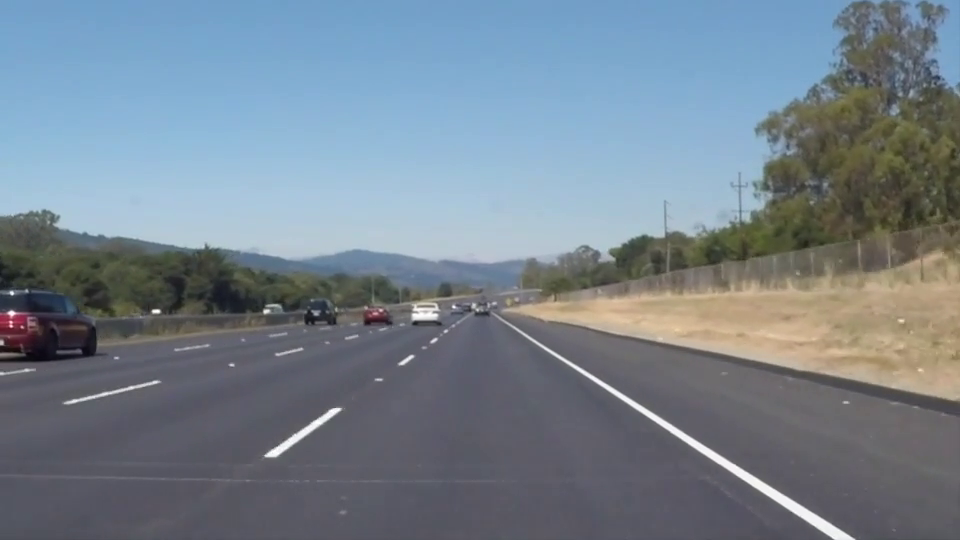
#> input picture frame 22 of Lane_Detection/Lane_Hough_TF/Car2.mp4, 960 x 540 px, given in place of Car1.mp4, which was not available
$ python lane_detection_enhanced.py
#> lines starting #> are read from the running program, lines starting #| are printed output that depends on the picture; after the words box and inside, x2 and y2 are one past the last pixel; in counts of white or black regions, pixels touching at a corner belong together; pictures that were not available may be replaced by others from this repository, and a replacement may not be noted
import cv2
import numpy as np

# --- Helper Functions ---
def region_of_interest(img, vertices):
    """Apply an image mask defined by vertices."""
    mask = np.zeros_like(img)
    cv2.fillPoly(mask, vertices, 255)
    masked_image = cv2.bitwise_and(img, mask)
    return masked_image

# [6 lines left out: function draw_lines, not called in this run]

def resize_image(image, width, height):
    """Resize an image to a fixed size."""
    return cv2.resize(image, (width, height))

def average_line(lines):
    """Average a group of lines to produce one representative line.
       Returns a tuple (slope, intercept)."""
    if len(lines) == 0:
        return None
    slope_sum = 0
    intercept_sum = 0
    count = 0
    for x1, y1, x2, y2 in lines:
        if (x2 - x1) == 0:  # avoid division by zero
            continue
        slope = (y2 - y1) / (x2 - x1)
        intercept = y1 - slope * x1
        slope_sum += slope
        intercept_sum += intercept
        count += 1
    if count == 0:
        return None
    avg_slope = slope_sum / count
    avg_intercept = intercept_sum / count
    return avg_slope, avg_intercept

# --- Kalman Filter Setup for 1D deviation ---
# We use OpenCV's KalmanFilter with 1 dynamic parameter (state) and 1 measurement.
kalman = cv2.KalmanFilter(1, 1)
kalman.measurementMatrix = np.array([[1]], np.float32)   # Direct measurement
kalman.transitionMatrix = np.array([[1]], np.float32)      # State doesn't change unless updated
kalman.processNoiseCov = np.array([[1e-5]], np.float32)     # Process (model) noise covariance
kalman.measurementNoiseCov = np.array([[1e-1]], np.float32) # Measurement noise covariance
kalman.errorCovPost = np.array([[1]], np.float32)           # Initial estimation error

# --- Setup Video Capture and Create Trackbar for Threshold ---
cap = cv2.VideoCapture('Car1.mp4')

# Create (or re-use) the display window and attach a trackbar for threshold adjustment.
cv2.namedWindow('Lane Detection - Combined View')
initial_threshold = 70
max_threshold = 200
cv2.createTrackbar('Threshold', 'Lane Detection - Combined View', initial_threshold, max_threshold, lambda x: None)

while cap.isOpened():
    ret, frame = cap.read()
#> frame is the input picture: shape (540, 960, 3); mean B, G, R 142.2, 130.7, 117.9
    if not ret:
        break

    height, width = frame.shape[:2]

    # Preprocess the frame
    gray = cv2.cvtColor(frame, cv2.COLOR_BGR2GRAY)
    blur = cv2.GaussianBlur(gray, (5, 5), 0)
    edges = cv2.Canny(blur, 10, 60)
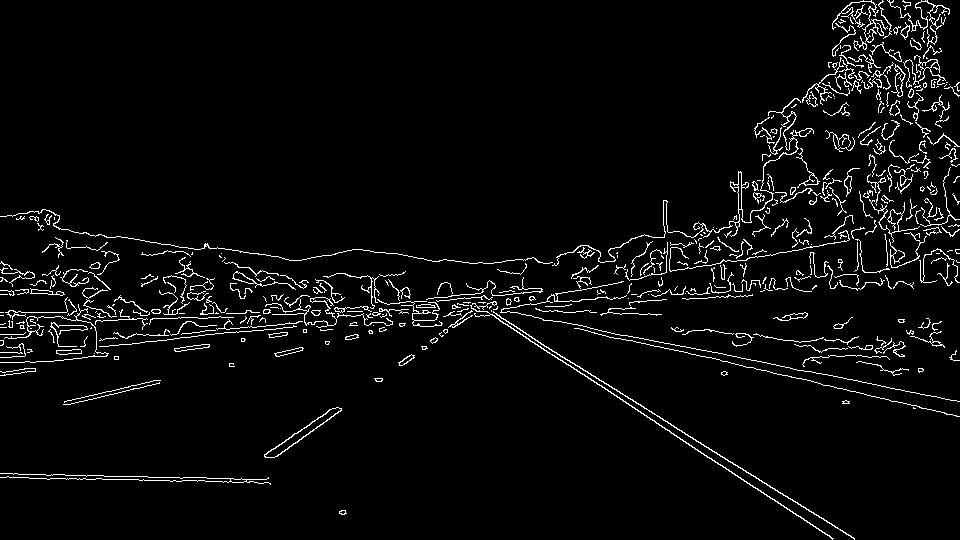
#> edges: shape (540, 960); 4% white in thin lines or dots

    # Define ROI vertices (adjust as needed)
    roi_vertices = [(0, height), (width // 2, height // 3), (width, height)]
    cropped_edges = region_of_interest(edges, np.array([roi_vertices], np.int32))
#> in region_of_interest, `masked_image = cv2.bitwise_and(img, mask)`:
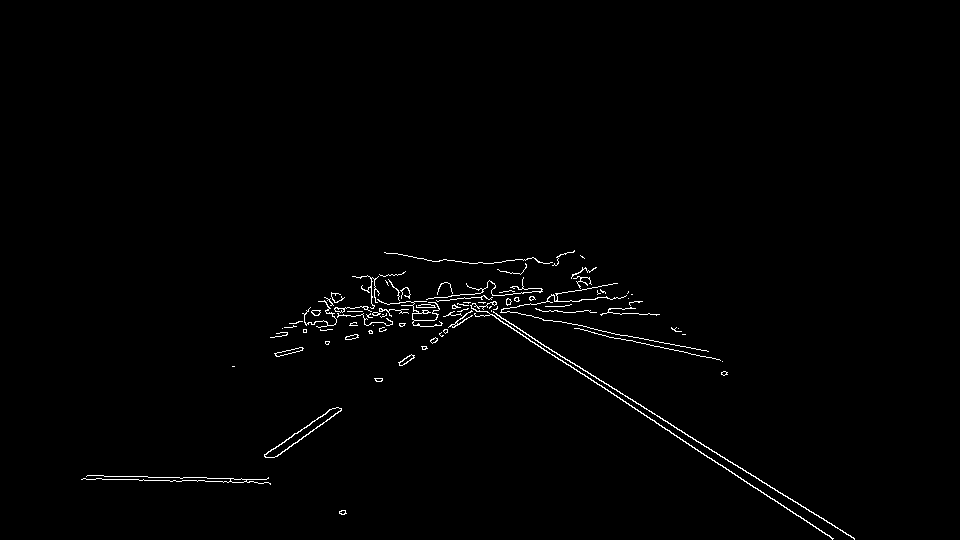
#> masked_image: shape (540, 960); 0.97% white in thin lines or dots, all inside (x1, y1, x2, y2) = (81, 250, 855, 540)

    # Detect lines using Hough transform
    lines = cv2.HoughLinesP(cropped_edges, rho=1, theta=np.pi/180, threshold=30,
                            minLineLength=50, maxLineGap=150)
#> lines = 40 rows, first 6: [397, 253, 854, 538], [394, 253, 833, 538], [396, 253, 854, 539], [225, 481, 564, 253], [443, 283, 669, 430], [83, 478, 253, 481]

    # Separate lines into left and right lane lines based on slope
    left_lines = []
    right_lines = []
    if lines is not None:
        for line in lines:
            x1, y1, x2, y2 = line[0]
            if (x2 - x1) == 0:
                continue  # avoid division by zero
            slope = (y2 - y1) / (x2 - x1)
            if slope < -0.5:
                left_lines.append(line[0])
            elif slope > 0.5:
                right_lines.append(line[0])
#> this loop made 40 passes
#> (x1, y1, x2, y2, slope) on passes 1 to 8: (397, 253, 854, 538, 0.624), (394, 253, 833, 538, 0.649), (396, 253, 854, 539, 0.624), (225, 481, 564, 253, -0.673), (443, 283, 669, 430, 0.65), (83, 478, 253, 481, 0.0176), (371, 285, 719, 359, 0.213), (307, 311, 607, 285, -0.0867)
#> after the loop, left_lines = [[225, 481, 564, 253], [242, 482, 537, 260], [223, 482, 561, 254], [297, 442, 537, 261]]; right_lines = [[397, 253, 854, 538], [394, 253, 833, 538], [396, 253, 854, 539], [443, 283, 669, 430]]

    # Average the lines to get one representative line for each lane
    left_lane = average_line(left_lines)
#> the loop in average_line, `for x1, y1, x2, y2 in lines:` made 4 passes
#> (x1, y1, x2, y2, slope, intercept, slope_sum, intercept_sum) on passes 1 to 4: (225, 481, 564, 253, -0.673, 632.3, -0.673, 632.3), (242, 482, 537, 260, -0.753, 664.1, -1.43, 1296.4), (223, 482, 561, 254, -0.675, 632.4, -2.1, 1928.9), (297, 442, 537, 261, -0.754, 666, -2.85, 2594.9)
#> after the loop in average_line, `for x1, y1, x2, y2 in lines:`: count = 4; intercept_sum = 2594.9; slope_sum = -2.85
#> in average_line, `avg_slope = slope_sum / count`: avg_slope = -0.713
#> in average_line, `avg_intercept = intercept_sum / count`: avg_intercept = 648.7
#> left_lane = (-0.713, 648.7)
    right_lane = average_line(right_lines)
#> the loop in average_line (call 2), `for x1, y1, x2, y2 in lines:` made 4 passes
#> (x1, y1, x2, y2, slope, intercept, slope_sum, intercept_sum) on passes 1 to 4: (397, 253, 854, 538, 0.624, 5.42, 0.624, 5.42), (394, 253, 833, 538, 0.649, -2.79, 1.27, 2.63), (396, 253, 854, 539, 0.624, 5.72, 1.9, 8.35), (443, 283, 669, 430, 0.65, -5.15, 2.55, 3.2)
#> right_lane = (0.637, 0.801)

    lane_center = None
    filtered_deviation = 0  # default value if no lane is detected
    if left_lane is not None and right_lane is not None:
        left_slope, left_intercept = left_lane
#> left_slope = -0.713; left_intercept = 648.7
        right_slope, right_intercept = right_lane
#> right_slope = 0.637; right_intercept = 0.801

        # Choose a fixed y (here, bottom of the frame) to compute x coordinates
        y_fixed = height
        left_x = int((y_fixed - left_intercept) / left_slope)
#> left_x = 152
        right_x = int((y_fixed - right_intercept) / right_slope)
#> right_x = 846
        lane_center = (left_x + right_x) / 2
#> lane_center = 499

        # Draw lane boundaries for visualization
        cv2.line(frame, (left_x, y_fixed), (left_x, int(y_fixed/2)), (255, 0, 0), 5)
        cv2.line(frame, (right_x, y_fixed), (right_x, int(y_fixed/2)), (255, 0, 0), 5)

    # Assume the car's center is at the horizontal center of the frame.
    car_center = width // 2

    # --- Kalman Filter update for deviation ---
    if lane_center is not None:
        # Compute current deviation: positive if lane center is to the right of car center
        current_deviation = lane_center - car_center
#> current_deviation = 19

        measurement = np.array([[np.float32(current_deviation)]])
#> measurement = [19]
        kalman.predict()
        estimated = kalman.correct(measurement)
#> estimated = [17.27]
        filtered_deviation = estimated[0, 0]
#> filtered_deviation = 17.27

        # Draw lane center (blue circle) and car center (red circle)
        cv2.circle(frame, (int(lane_center), height), 8, (255, 0, 0), -1)
#> frame: shape (540, 960, 3); mean B, G, R 143.3, 129.9, 117
        cv2.circle(frame, (car_center, height), 8, (0, 0, 255), -1)
#> frame: shape (540, 960, 3); mean B, G, R 143.3, 129.9, 117.1
        cv2.line(frame, (car_center, height), (int(lane_center), height), (0, 255, 255), 2)
#> frame: shape (540, 960, 3); mean B, G, R 143.3, 129.9, 117.1
        cv2.putText(frame, f"Deviation: {int(filtered_deviation)} px", (50, height - 30),
                    cv2.FONT_HERSHEY_SIMPLEX, 1, (0, 255, 255), 2)
    else:
        cv2.putText(frame, "Lane Not Detected", (50, 50),
                    cv2.FONT_HERSHEY_SIMPLEX, 1, (0, 0, 255), 2)

    # --- Use Trackbar Value as Threshold ---
    threshold = cv2.getTrackbarPos('Threshold', 'Lane Detection - Combined View')
    if threshold == 0:
        threshold = 1  # avoid division by zero

    # Determine lane status based on filtered deviation
    status_filtered = "Unknown"
    if lane_center is not None:
        if abs(filtered_deviation) < threshold:
            status_filtered = "On Lane - filtered"
        else:
            status_filtered = "Off Lane - filtered"
        cv2.putText(frame, status_filtered, (50, 50), cv2.FONT_HERSHEY_SIMPLEX, 1, (0, 0, 255), 2)

    # Determine lane status based on unfiltered deviation
    status_unfiltered = "Unknown"
    if lane_center is not None:
        if abs(lane_center - car_center) < threshold:
            status_unfiltered = "On Lane - NOT filtered"
        else:
            status_unfiltered = "Off Lane - NOT filtered"
        cv2.putText(frame, status_unfiltered, (50, 100), cv2.FONT_HERSHEY_SIMPLEX, 1, (0, 0, 255), 2)

    # --- Create Slider Overlay ---
    # Parameters for slider overlay
    slider_width, slider_height = 300, 50
    slider_img = np.zeros((slider_height, slider_width, 3), dtype=np.uint8)
    slider_img[:] = (50, 50, 50)  # background color

    # Draw horizontal line (slider axis)
    cv2.line(slider_img, (0, slider_height // 2), (slider_width, slider_height // 2), (255, 255, 255), 2)
    # Label the left, center, and right positions using the threshold as scale
    cv2.putText(slider_img, f"-{threshold}", (5, slider_height - 5), cv2.FONT_HERSHEY_SIMPLEX, 0.5, (255,255,255), 1)
    cv2.putText(slider_img, "0", (slider_width//2 - 10, slider_height - 5), cv2.FONT_HERSHEY_SIMPLEX, 0.5, (255,255,255), 1)
    cv2.putText(slider_img, f"{threshold}", (slider_width - 50, slider_height - 5), cv2.FONT_HERSHEY_SIMPLEX, 0.5, (255,255,255), 1)

    # Helper function to map a deviation value to a slider x-position
    def get_slider_pos(dev, thr, width_slider):
        pos = int(width_slider // 2 + (dev / thr) * (width_slider // 2))
        return max(0, min(width_slider - 1, pos))

    if lane_center is not None:
        unfiltered_dev = lane_center - car_center  # raw deviation
#> unfiltered_dev = 19
        filt_dev = filtered_deviation              # filtered deviation
#> filt_dev = 17.27

        pos_unfiltered = get_slider_pos(unfiltered_dev, threshold, slider_width)
#> in get_slider_pos, `pos = int(width_slider // 2 + (dev / thr) * (width_slider // 2))`: pos = 190
#> pos_unfiltered = 190
        pos_filtered = get_slider_pos(filt_dev, threshold, slider_width)
#> pos_filtered = 187

        # Draw markers for unfiltered (red) and filtered (yellow) deviations
        cv2.circle(slider_img, (pos_unfiltered, slider_height // 2), 5, (0, 0, 255), -1)
        cv2.circle(slider_img, (pos_filtered, slider_height // 2), 5, (0, 255, 255), -1)
#> slider_img: shape (50, 300, 3); mean of channels 0, 1, 2 63.2, 64.6, 65.1

        # Optionally, label the marker values above the slider
        cv2.putText(slider_img, f"{unfiltered_dev:.1f}", (pos_unfiltered - 20, slider_height // 2 - 10),
                    cv2.FONT_HERSHEY_SIMPLEX, 0.4, (0, 0, 255), 1)
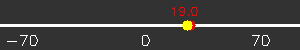
#> slider_img: shape (50, 300, 3); mean of channels 0, 1, 2 63, 64.4, 65.9; drawn as B, G, R
        cv2.putText(slider_img, f"{filt_dev:.1f}", (pos_filtered - 20, slider_height // 2 - 25),
                    cv2.FONT_HERSHEY_SIMPLEX, 0.4, (0, 255, 255), 1)
#> slider_img: shape (50, 300, 3); 0.05% of pixels changed, all inside (x1, y1, x2, y2) = (171, 0, 194, 1)

    # --- Create a Combined Debug View ---
    resized_blur = resize_image(blur, 400, 300)
    resized_edges = resize_image(edges, 400, 300)
    resized_cropped_edges = resize_image(cropped_edges, 400, 300)
    resized_frame = resize_image(frame, 400, 300)
#> call 4 of resize_image, with width = 400, height = 300
#> in resize_image (call 4), `return cv2.resize(image, (width, height))`:
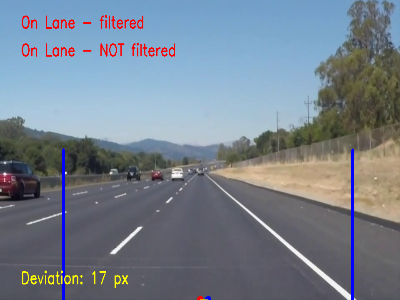
#> returned value: shape (300, 400, 3); mean of channels 0, 1, 2 141.4, 129.1, 118.5; drawn as B, G, R

    resized_blur_bgr = cv2.cvtColor(resized_blur, cv2.COLOR_GRAY2BGR)
    resized_edges_bgr = cv2.cvtColor(resized_edges, cv2.COLOR_GRAY2BGR)
    resized_cropped_edges_bgr = cv2.cvtColor(resized_cropped_edges, cv2.COLOR_GRAY2BGR)

    top_row = cv2.hconcat([resized_blur_bgr, resized_edges_bgr])
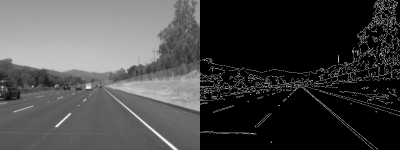
#> top_row: shape (300, 800, 3) (shown at 1/2 size); min 0, max 255, mean 69.2
    bottom_row = cv2.hconcat([resized_cropped_edges_bgr, resized_frame])
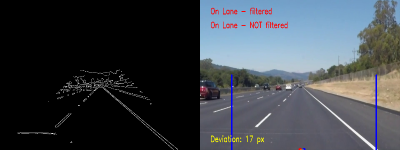
#> bottom_row: shape (300, 800, 3) (shown at 1/2 size); mean B, G, R 71.9, 65.8, 60.5
    combined_image = cv2.vconcat([top_row, bottom_row])

    # Overlay the slider in the top right corner of the combined image
    comb_height, comb_width = combined_image.shape[:2]
    # Make sure the region is within the image boundaries
    if comb_width >= slider_width and comb_height >= slider_height:
        combined_image[0:slider_height, comb_width - slider_width:comb_width] = slider_img
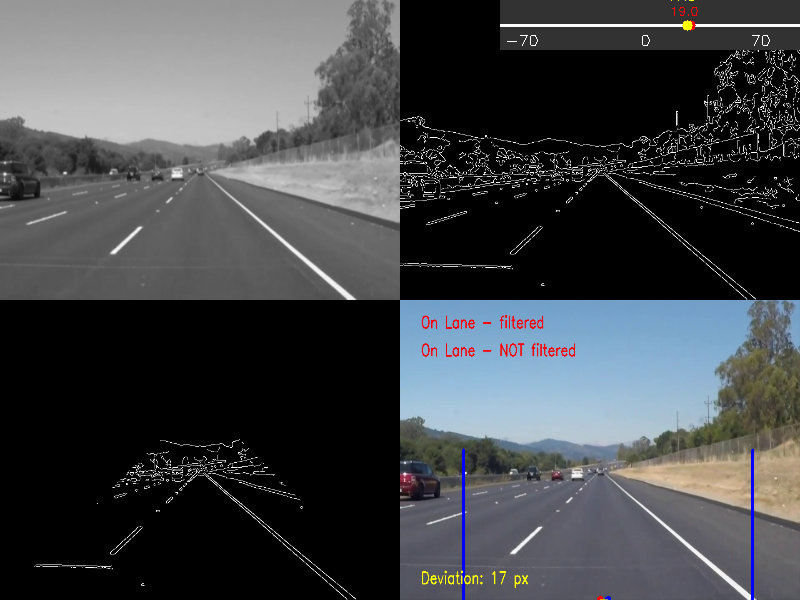
#> combined_image: shape (600, 800, 3); mean B, G, R 72.2, 69.2, 66.6

    cv2.imshow("Lane Detection - Combined View", combined_image)

    if cv2.waitKey(1) & 0xFF == ord('q'):
#> (key q is pressed here)
        break

cap.release()
cv2.destroyAllWindows()

$ run again, starting later in the video
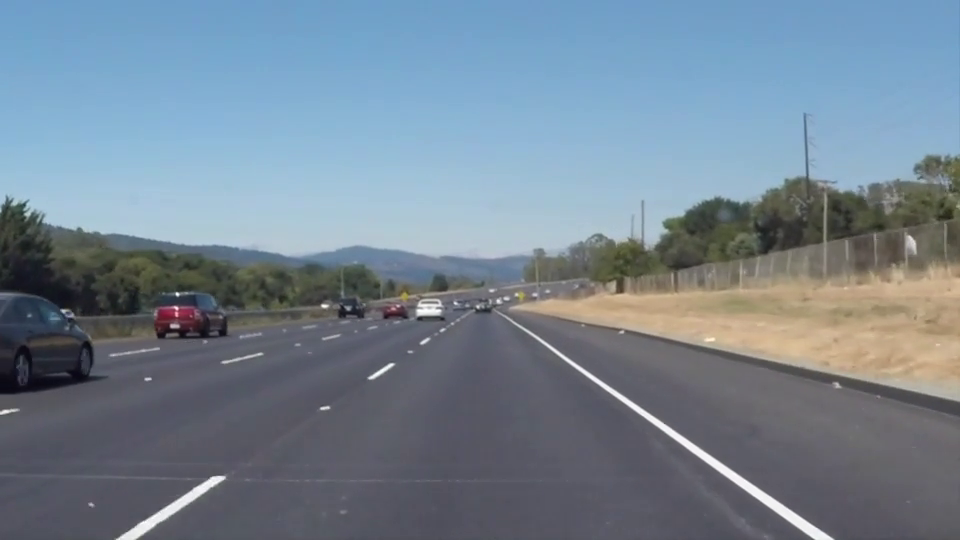
#> input picture frame 99 of Lane_Detection/Lane_Hough_TF/Car2.mp4, 960 x 540 px, given in place of Car1.mp4, which was not available
#> frame is the input picture: shape (540, 960, 3); mean B, G, R 146.3, 132.4, 117
#> `edges = cv2.Canny(blur, 10, 60)`:
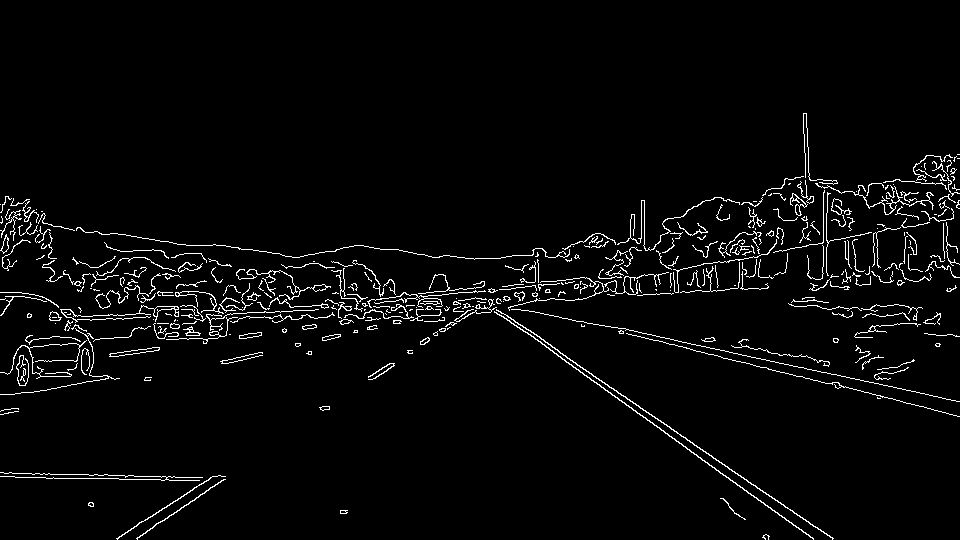
#> edges: shape (540, 960); 3.2% white in thin lines or dots, all inside (x1, y1, x2, y2) = (0, 113, 960, 540)
#> mask: shape (540, 960); 33.4% white; 1 white region, box (x1, y1, x2, y2) and area: (1, 180, 960, 540) 172920
#> masked_image: shape (540, 960); 0.95% white in thin lines or dots, all inside (x1, y1, x2, y2) = (82, 246, 834, 540)
#> lines = 43 rows, first 6: [409, 252, 833, 538], [419, 254, 779, 515], [421, 254, 813, 539], [117, 538, 568, 246], [321, 307, 604, 278], [136, 538, 568, 247]
#> the loop `for line in lines:` made 43 passes
#> (x1, y1, x2, y2, slope) on passes 1 to 8: (409, 252, 833, 538, 0.675), (419, 254, 779, 515, 0.725), (421, 254, 813, 539, 0.727), (117, 538, 568, 246, -0.647), (321, 307, 604, 278, -0.102), (136, 538, 568, 247, -0.674), (406, 251, 832, 538, 0.674), (370, 280, 681, 341, 0.196)
#> after the loop `for line in lines:`: left_lines = [[117, 538, 568, 246], [136, 538, 568, 247], [137, 538, 567, 248], [420, 341, 563, 248], [147, 530, 565, 248], [368, 376, 565, 253]]; right_lines = [[409, 252, 833, 538], [419, 254, 779, 515], [421, 254, 813, 539], [406, 251, 832, 538], [411, 252, 711, 455], [415, 253, 558, 350], [418, 254, 640, 415]]
#> the loop in average_line, `for x1, y1, x2, y2 in lines:` made 6 passes
#> (x1, y1, x2, y2, slope, intercept, slope_sum, intercept_sum) on passes 1 to 6: (117, 538, 568, 246, -0.647, 613.8, -0.647, 613.8), (136, 538, 568, 247, -0.674, 629.6, -1.32, 1243.4), (137, 538, 567, 248, -0.674, 630.4, -2, 1873.8), (420, 341, 563, 248, -0.65, 614.1, -2.65, 2487.9), (147, 530, 565, 248, -0.675, 629.2, -3.32, 3117.1), (368, 376, 565, 253, -0.624, 605.8, -3.94, 3722.8)
#> after the loop in average_line, `for x1, y1, x2, y2 in lines:`: count = 6; intercept_sum = 3722.8; slope_sum = -3.94
#> avg_slope = -0.657
#> avg_intercept = 620.5
#> left_lane = (-0.657, 620.5)
#> the loop in average_line (call 2), `for x1, y1, x2, y2 in lines:` made 7 passes
#> (x1, y1, x2, y2, slope, intercept, slope_sum, intercept_sum) on passes 1 to 7: (409, 252, 833, 538, 0.675, -23.88, 0.675, -23.88), (419, 254, 779, 515, 0.725, -49.77, 1.4, -73.66), (421, 254, 813, 539, 0.727, -52.08, 2.13, -125.7), (406, 251, 832, 538, 0.674, -22.53, 2.8, -148.3), (411, 252, 711, 455, 0.677, -26.11, 3.48, -174.4), (415, 253, 558, 350, 0.678, -28.5, 4.16, -202.9), (418, 254, 640, 415, 0.725, -49.14, 4.88, -252)
#> right_lane = (0.697, -36)
#> left_slope = -0.657; left_intercept = 620.5
#> right_slope = 0.697; right_intercept = -36
#> left_x = 122
#> right_x = 826
#> lane_center = 474
#> current_deviation = -6
#> measurement = [-6]
#> estimated = [-5.45]
#> filtered_deviation = -5.45
#> unfiltered_dev = -6
#> filt_dev = -5.45
#> pos = 137
#> pos_filtered = 138
#> `combined_image[0:slider_height, comb_width - slider_width:comb_width] ..`:
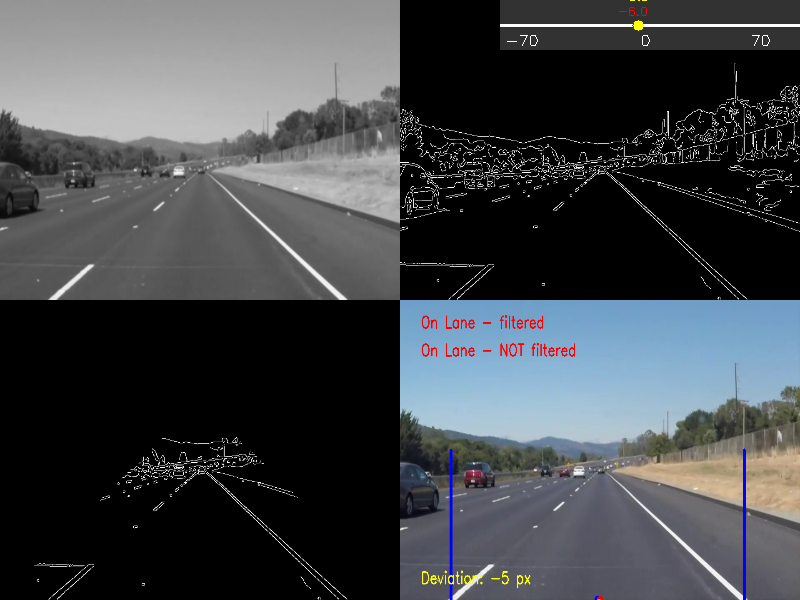
#> combined_image: shape (600, 800, 3); mean B, G, R 73.3, 69.7, 66.4
